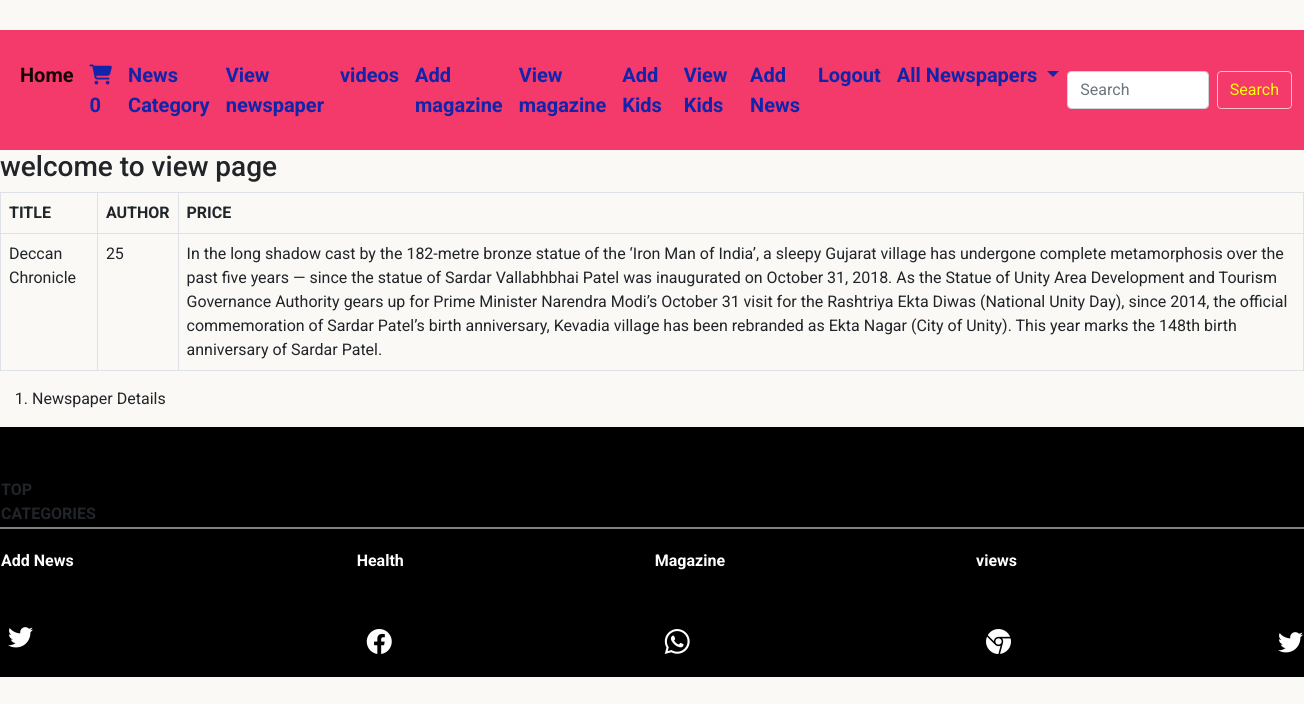
The page /viewnews (signed in) on the database its author committed.
### newspaper/models.py (models this page shows, shortened)
class Newspaper(models.Model):
    news_title=models.CharField(max_length=200)
    news_desc=models.TextField()
    news_price=models.IntegerField()
    news_pdf=models.FileField(upload_to="news/pdf")
    news_image=models.ImageField(upload_to="news/cover", null=True, blank=True)

### newspaper/views.py (the view)
# urls.py: path('viewnews',views.viewnews,name="viewnews"),
@login_required
def viewnews(request):
    n=Newspaper.objects.all()
    return render(request,'viewnews.html',{'newspaper':n})

### cart/context_processors.py (called while the page is built)
def counter(request):
    item_count=0
    if request.user.is_authenticated:
        user=request.user
        try:
            cart=Cart.objects.filter(user=user)
            for i in cart:
                item_count+=i.quantity
        except:
            item_count=0
    return {'count':item_count}

### newspaper/context_processors.py (called while the page is built)
def menu_links(request):
    links=Newspaper.objects.all()
    return {'links':links}

### templates/viewnews.html (shortened to what this page needs)
<!DOCTYPE html>
{% extends 'base.html' %}
{% load static %}
{% block content %}
<h3>welcome to view page</h3>
<table class="table table-bordered">
<tr>
    <th>TITLE</th>
    <th>AUTHOR</th>
    <th>PRICE</th>
</tr>
    {% for i in newspaper %}
    <tr>
        <td>{{i.news_title}}</td>
        <td>{{i.news_price}}</td>
        <td>{{i.news_desc}}</td>
    </tr>
    {% endfor %}
</table>
<ol>
    {% for i in newspaper %}
    <li>Newspaper Details</li>
    {% endfor %}
</ol>
{% endblock %}

### static/css/style.css (style rules this page uses)
body { background-color:#FAF9F6; font-family: 'Roboto', sans-serif; }

### rows shown on the page
Newspaper: news_title "Deccan Chronicle", news_price "25", news_desc "In the long shadow cast by the 182-metre bronze statue of the ‘Iron Man of India’, a sleepy Gujarat village has undergone complete metamorphosis over the past five years — since the statue of Sardar Vallabhbhai Patel was inaugurated on October 31, 2018. As the Statue of Unity Area Development and Tourism Governance Authority gears up for Prime Minister Narendra Modi’s October 31 visit for the Rashtriya Ekta Diwas (National Unity Day), since 2014, the official commemoration of Sardar Patel’s birth anniversary, Kevadia village has been rebranded as Ekta Nagar (City of Unity). This year marks the 148th birth anniversary of Sardar Patel."

### other values the page prints
{{ count }} "0"
